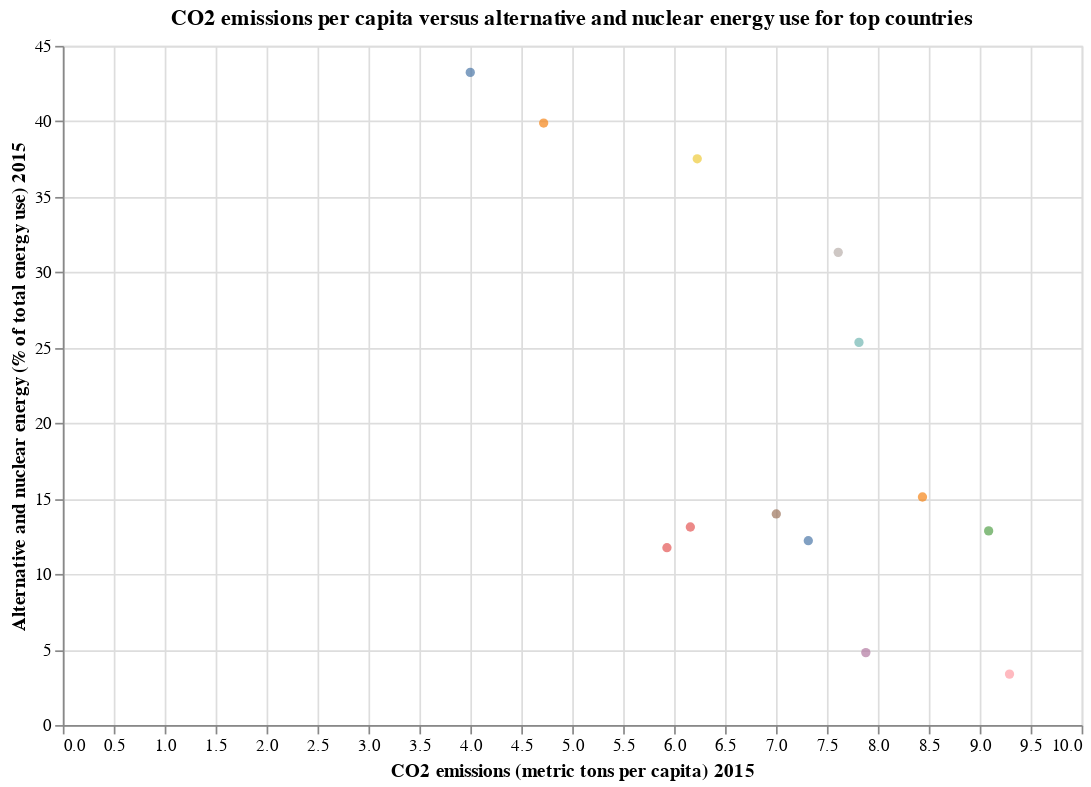

Notebook source saved alongside this figure:
### Markdown cell above
In this group of countries the highest negative correlation coeficient is between Alternative and nuclear energy (% of total energy use) 2015 and CO2 emissions (metric tons per capita) 2015. Let's take a closer look at this relationship.

### Code cell
source = new_ind_df
#print(source)

alt.Chart(source).mark_circle().encode(
    x = alt.X('CO2 emissions (metric tons per capita) 2015'),
    y = alt.Y('Alternative and nuclear energy (% of total energy use) 2015'),
    color = alt.Color('Country Name:N', legend=None),
    tooltip='Country Name'
).properties(width=600, height=400, title='CO2 emissions per capita versus alternative and nuclear energy use for top countries' ).interactive()

### Figure 1 — Vega-Lite specification as saved in the notebook (floating-point values rounded to 4 significant figures)
{"config": {"view": {"continuousWidth": 400, "continuousHeight": 300}}, "data": {"name": "data-f3c946b76365165dd82a46a49c6c01e6"}, "mark": "circle", "encoding": {"color": {"field": "Country Name", "legend": null, "type": "nominal"}, "tooltip": {"field": "Country Name", "type": "nominal"}, "x": {"field": "CO2 emissions (metric tons per capita) 2015", "type": "quantitative"}, "y": {"field": "Alternative and nuclear energy (% of total energy use) 2015", "type": "quantitative"}}, "height": 400, "selection": {"selector010": {"type": "interval", "bind": "scales", "encodings": ["x", "y"]}}, "title": "CO2 emissions per capita versus alternative and nuclear energy use for top countries", "width": 600, "$schema": "https://vega.github.io/schema/vega-lite/v4.17.0.json", "datasets": {"data-f3c946b76365165dd82a46a49c6c01e6": [{"Country Name": "Austria", "CO2 emissions (kt) 2015": 63240.0, "CO2 emissions (metric tons per capita) 2015": 7.317, "Urban population (% of total population) 2015": 57.72, "Energy use (kg of oil equivalent per capita) 2015": 3800.0, "Renewable electricity output (% of total electricity output) 2015": 76.49, "Population, total 2015": 8643000.0, "Poverty headcount ratio at $1.90 a day (2011 PPP) (% of population) 2015": 0.7, "Access to clean fuels and technologies for cooking (% of population) 2015": 100.0, "Access to electricity (% of population) 2015": 100.0, "Electricity production from nuclear sources (% of total) 2015": 0.0, "Air transport, passengers carried 2015": 14720000.0, "Forest area (% of land area) 2015": 47.03, "Terrestrial protected areas (% of total land area) 2015": null, "Air transport, freight (million ton-km) 2015": 351.4, "Electricity production from coal sources (% of total) 2015": 8.227, "Renewable energy consumption (% of total final energy consumption) 2015": 34.82, "Electricity production from natural gas sources (% of total) 2015": 12.6, "Alternative and nuclear energy (% of total energy use) 2015": 12.21, "Fossil fuel energy consumption (% of total) 2015": 65.66}, {"Country Name": "Belgium", "CO2 emissions (kt) 2015": 95130.0, "CO2 emissions (metric tons per capita) 2015": 8.438, "Urban population (% of total population) 2015": 97.88, "Energy use (kg of oil equivalent per capita) 2015": 4688.0, "Renewable electricity output (% of total electricity output) 2015": 20.8, "Population, total 2015": 11270000.0, "Poverty headcount ratio at $1.90 a day (2011 PPP) (% of population) 2015": 0.1, "Access to clean fuels and technologies for cooking (% of population) 2015": 100.0, "Access to electricity (% of population) 2015": 100.0, "Electricity production from nuclear sources (% of total) 2015": 37.53, "Air transport, passengers carried 2015": 11470000.0, "Forest area (% of land area) 2015": 22.76, "Terrestrial protected areas (% of total land area) 2015": null, "Air transport, freight (million ton-km) 2015": 1480.0, "Electricity production from coal sources (% of total) 2015": 6.108, "Renewable energy consumption (% of total final energy consumption) 2015": 9.37, "Electricity production from natural gas sources (% of total) 2015": 32.81, "Alternative and nuclear energy (% of total energy use) 2015": 15.11, "Fossil fuel energy consumption (% of total) 2015": 75.87}, {"Country Name": "Denmark", "CO2 emissions (kt) 2015": 33700.0, "CO2 emissions (metric tons per capita) 2015": 5.929, "Urban population (% of total population) 2015": 87.53, "Energy use (kg of oil equivalent per capita) 2015": 2817.0, "Renewable electricity output (% of total electricity output) 2015": 65.51, "Population, total 2015": 5683000.0, "Poverty headcount ratio at $1.90 a day (2011 PPP) (% of population) 2015": 0.2, "Access to clean fuels and technologies for cooking (% of population) 2015": 100.0, "Access to electricity (% of population) 2015": 100.0, "Electricity production from nuclear sources (% of total) 2015": 0.0, "Air transport, passengers carried 2015": null, "Forest area (% of land area) 2015": 15.62, "Terrestrial protected areas (% of total land area) 2015": null, "Air transport, freight (million ton-km) 2015": null, "Electricity production from coal sources (% of total) 2015": 24.54, "Renewable energy consumption (% of total final energy consumption) 2015": 32.89, "Electricity production from natural gas sources (% of total) 2015": 6.274, "Alternative and nuclear energy (% of total energy use) 2015": 11.75, "Fossil fuel energy consumption (% of total) 2015": 64.93}, {"Country Name": "Finland", "CO2 emissions (kt) 2015": 42820.0, "CO2 emissions (metric tons per capita) 2015": 7.815, "Urban population (% of total population) 2015": 85.22, "Energy use (kg of oil equivalent per capita) 2015": 5925.0, "Renewable electricity output (% of total electricity output) 2015": 44.5, "Population, total 2015": 5480000.0, "Poverty headcount ratio at $1.90 a day (2011 PPP) (% of population) 2015": 0.1, "Access to clean fuels and technologies for cooking (% of population) 2015": 100.0, "Access to electricity (% of population) 2015": 100.0, "Electricity production from nuclear sources (% of total) 2015": 33.9, "Air transport, passengers carried 2015": 13040000.0, "Forest area (% of land area) 2015": 73.74, "Terrestrial protected areas (% of total land area) 2015": null, "Air transport, freight (million ton-km) 2015": 713.5, "Electricity production from coal sources (% of total) 2015": 8.304, "Renewable energy consumption (% of total final energy consumption) 2015": 43.23, "Electricity production from natural gas sources (% of total) 2015": 7.573, "Alternative and nuclear energy (% of total energy use) 2015": 25.35, "Fossil fuel energy consumption (% of total) 2015": 40.21}, {"Country Name": "Germany", "CO2 emissions (kt) 2015": 742300.0, "CO2 emissions (metric tons per capita) 2015": 9.087, "Urban population (% of total population) 2015": 77.2, "Energy use (kg of oil equivalent per capita) 2015": 3818.0, "Renewable electricity output (% of total electricity output) 2015": 29.23, "Population, total 2015": 81690000.0, "Poverty headcount ratio at $1.90 a day (2011 PPP) (% of population) 2015": 0.0, "Access to clean fuels and technologies for cooking (% of population) 2015": 100.0, "Access to electricity (% of population) 2015": 100.0, "Electricity production from nuclear sources (% of total) 2015": 14.32, "Air transport, passengers carried 2015": 117200000.0, "Forest area (% of land area) 2015": 32.73, "Terrestrial protected areas (% of total land area) 2015": null, "Air transport, freight (million ton-km) 2015": 6986.0, "Electricity production from coal sources (% of total) 2015": 44.26, "Renewable energy consumption (% of total final energy consumption) 2015": 14.55, "Electricity production from natural gas sources (% of total) 2015": 9.832, "Alternative and nuclear energy (% of total energy use) 2015": 12.86, "Fossil fuel energy consumption (% of total) 2015": 78.86}, {"Country Name": "Iceland", "CO2 emissions (kt) 2015": 2060.0, "CO2 emissions (metric tons per capita) 2015": 6.227, "Urban population (% of total population) 2015": 93.7, "Energy use (kg of oil equivalent per capita) 2015": 17480.0, "Renewable electricity output (% of total electricity output) 2015": 99.98, "Population, total 2015": 330800.0, "Poverty headcount ratio at $1.90 a day (2011 PPP) (% of population) 2015": 0.0, "Access to clean fuels and technologies for cooking (% of population) 2015": 100.0, "Access to electricity (% of population) 2015": 100.0, "Electricity production from nuclear sources (% of total) 2015": 0.0, "Air transport, passengers carried 2015": 4135000.0, "Forest area (% of land area) 2015": 0.4804, "Terrestrial protected areas (% of total land area) 2015": null, "Air transport, freight (million ton-km) 2015": 107.7, "Electricity production from coal sources (% of total) 2015": 0.0, "Renewable energy consumption (% of total final energy consumption) 2015": 77.33, "Electricity production from natural gas sources (% of total) 2015": 0.0, "Alternative and nuclear energy (% of total energy use) 2015": 37.52, "Fossil fuel energy consumption (% of total) 2015": 11.29}, {"Country Name": "Ireland", "CO2 emissions (kt) 2015": 37060.0, "CO2 emissions (metric tons per capita) 2015": 7.882, "Urban population (% of total population) 2015": 62.54, "Energy use (kg of oil equivalent per capita) 2015": 2820.0, "Renewable electricity output (% of total electricity output) 2015": 27.97, "Population, total 2015": 4702000.0, "Poverty headcount ratio at $1.90 a day (2011 PPP) (% of population) 2015": 0.3, "Access to clean fuels and technologies for cooking (% of population) 2015": 100.0, "Access to electricity (% of population) 2015": 100.0, "Electricity production from nuclear sources (% of total) 2015": 0.0, "Air transport, passengers carried 2015": 115900000.0, "Forest area (% of land area) 2015": 10.95, "Terrestrial protected areas (% of total land area) 2015": null, "Air transport, freight (million ton-km) 2015": 138.6, "Electricity production from coal sources (% of total) 2015": 17.35, "Renewable energy consumption (% of total final energy consumption) 2015": 9.2, "Electricity production from natural gas sources (% of total) 2015": 44.01, "Alternative and nuclear energy (% of total energy use) 2015": 4.8, "Fossil fuel energy consumption (% of total) 2015": 85.34}, {"Country Name": "Liechtenstein", "CO2 emissions (kt) 2015": 160.0, "CO2 emissions (metric tons per capita) 2015": 4.271, "Urban population (% of total population) 2015": 14.3, "Energy use (kg of oil equivalent per capita) 2015": null, "Renewable electricity output (% of total electricity output) 2015": 96.86, "Population, total 2015": 37460.0, "Poverty headcount ratio at $1.90 a day (2011 PPP) (% of population) 2015": null, "Access to clean fuels and technologies for cooking (% of population) 2015": null, "Access to electricity (% of population) 2015": 100.0, "Electricity production from nuclear sources (% of total) 2015": null, "Air transport, passengers carried 2015": null, "Forest area (% of land area) 2015": 41.88, "Terrestrial protected areas (% of total land area) 2015": null, "Air transport, freight (million ton-km) 2015": null, "Electricity production from coal sources (% of total) 2015": null, "Renewable energy consumption (% of total final energy consumption) 2015": 55.53, "Electricity production from natural gas sources (% of total) 2015": null, "Alternative and nuclear energy (% of total energy use) 2015": null, "Fossil fuel energy consumption (% of total) 2015": null}, {"Country Name": "Netherlands", "CO2 emissions (kt) 2015": 157400.0, "CO2 emissions (metric tons per capita) 2015": 9.292, "Urban population (% of total population) 2015": 90.17, "Energy use (kg of oil equivalent per capita) 2015": 4233.0, "Renewable electricity output (% of total electricity output) 2015": 12.44, "Population, total 2015": 16940000.0, "Poverty headcount ratio at $1.90 a day (2011 PPP) (% of population) 2015": 0.1, "Access to clean fuels and technologies for cooking (% of population) 2015": 100.0, "Access to electricity (% of population) 2015": 100.0, "Electricity production from nuclear sources (% of total) 2015": 3.509, "Air transport, passengers carried 2015": 35690000.0, "Forest area (% of land area) 2015": 10.84, "Terrestrial protected areas (% of total land area) 2015": null, "Air transport, freight (million ton-km) 2015": 5293.0, "Electricity production from coal sources (% of total) 2015": 38.65, "Renewable energy consumption (% of total final energy consumption) 2015": 5.72, "Electricity production from natural gas sources (% of total) 2015": 42.28, "Alternative and nuclear energy (% of total energy use) 2015": 3.374, "Fossil fuel energy consumption (% of total) 2015": 93.46}, {"Country Name": "New Zealand", "CO2 emissions (kt) 2015": 32280.0, "CO2 emissions (metric tons per capita) 2015": 7.003, "Urban population (% of total population) 2015": 86.34, "Energy use (kg of oil equivalent per capita) 2015": 4432.0, "Renewable electricity output (% of total electricity output) 2015": 80.08, "Population, total 2015": 4609000.0, "Poverty headcount ratio at $1.90 a day (2011 PPP) (% of population) 2015": null, "Access to clean fuels and technologies for cooking (% of population) 2015": 100.0, "Access to electricity (% of population) 2015": 100.0, "Electricity production from nuclear sources (% of total) 2015": 0.0, "Air transport, passengers carried 2015": 14390000.0, "Forest area (% of land area) 2015": 37.4, "Terrestrial protected areas (% of total land area) 2015": null, "Air transport, freight (million ton-km) 2015": 1155.0, "Electricity production from coal sources (% of total) 2015": 4.253, "Renewable energy consumption (% of total final energy consumption) 2015": 31.24, "Electricity production from natural gas sources (% of total) 2015": 15.53, "Alternative and nuclear energy (% of total energy use) 2015": 13.99, "Fossil fuel energy consumption (% of total) 2015": 59.75}, {"Country Name": "Norway", "CO2 emissions (kt) 2015": 39490.0, "CO2 emissions (metric tons per capita) 2015": 7.611, "Urban population (% of total population) 2015": 81.09, "Energy use (kg of oil equivalent per capita) 2015": 5818.0, "Renewable electricity output (% of total electricity output) 2015": 97.71, "Population, total 2015": 5189000.0, "Poverty headcount ratio at $1.90 a day (2011 PPP) (% of population) 2015": 0.1, "Access to clean fuels and technologies for cooking (% of population) 2015": 100.0, "Access to electricity (% of population) 2015": 100.0, "Electricity production from nuclear sources (% of total) 2015": 0.0, "Air transport, passengers carried 2015": null, "Forest area (% of land area) 2015": 33.25, "Terrestrial protected areas (% of total land area) 2015": null, "Air transport, freight (million ton-km) 2015": null, "Electricity production from coal sources (% of total) 2015": 0.1049, "Renewable energy consumption (% of total final energy consumption) 2015": 58.12, "Electricity production from natural gas sources (% of total) 2015": 1.805, "Alternative and nuclear energy (% of total energy use) 2015": 31.32, "Fossil fuel energy consumption (% of total) 2015": 56.95}, {"Country Name": "Singapore", "CO2 emissions (kt) 2015": 45430.0, "CO2 emissions (metric tons per capita) 2015": 8.208, "Urban population (% of total population) 2015": 100.0, "Energy use (kg of oil equivalent per capita) 2015": null, "Renewable electricity output (% of total electricity output) 2015": 1.821, "Population, total 2015": 5535000.0, "Poverty headcount ratio at $1.90 a day (2011 PPP) (% of population) 2015": null, "Access to clean fuels and technologies for cooking (% of population) 2015": 100.0, "Access to electricity (% of population) 2015": 100.0, "Electricity production from nuclear sources (% of total) 2015": null, "Air transport, passengers carried 2015": 33590000.0, "Forest area (% of land area) 2015": 23.23, "Terrestrial protected areas (% of total land area) 2015": null, "Air transport, freight (million ton-km) 2015": 6332.0, "Electricity production from coal sources (% of total) 2015": 1.196, "Renewable energy consumption (% of total final energy consumption) 2015": 0.65, "Electricity production from natural gas sources (% of total) 2015": 95.03, "Alternative and nuclear energy (% of total energy use) 2015": null, "Fossil fuel energy consumption (% of total) 2015": null}, {"Country Name": "Sweden", "CO2 emissions (kt) 2015": 39190.0, "CO2 emissions (metric tons per capita) 2015": 3.999, "Urban population (% of total population) 2015": 86.55, "Energy use (kg of oil equivalent per capita) 2015": 5103.0, "Renewable electricity output (% of total electricity output) 2015": 63.26, "Population, total 2015": 9799000.0, "Poverty headcount ratio at $1.90 a day (2011 PPP) (% of population) 2015": 0.4, "Access to clean fuels and technologies for cooking (% of population) 2015": 100.0, "Access to electricity (% of population) 2015": 100.0, "Electricity production from nuclear sources (% of total) 2015": 34.74, "Air transport, passengers carried 2015": null, "Forest area (% of land area) 2015": 68.69, "Terrestrial protected areas (% of total land area) 2015": null, "Air transport, freight (million ton-km) 2015": null, "Electricity production from coal sources (% of total) 2015": 0.667, "Renewable energy consumption (% of total final energy consumption) 2015": 51.91, "Electricity production from natural gas sources (% of total) 2015": 0.2625, "Alternative and nuclear energy (% of total energy use) 2015": 43.24, "Fossil fuel energy consumption (% of total) 2015": 25.12}, {"Country Name": "Switzerland", "CO2 emissions (kt) 2015": 39090.0, "CO2 emissions (metric tons per capita) 2015": 4.72, "Urban population (% of total population) 2015": 73.72, "Energy use (kg of oil equivalent per capita) 2015": 2960.0, "Renewable electricity output (% of total electricity output) 2015": 62.2, "Population, total 2015": 8282000.0, "Poverty headcount ratio at $1.90 a day (2011 PPP) (% of population) 2015": 0.0, "Access to clean fuels and technologies for cooking (% of population) 2015": 100.0, "Access to electricity (% of population) 2015": 100.0, "Electricity production from nuclear sources (% of total) 2015": 34.93, "Air transport, passengers carried 2015": 27010000.0, "Forest area (% of land area) 2015": 31.68, "Terrestrial protected areas (% of total land area) 2015": null, "Air transport, freight (million ton-km) 2015": 1409.0, "Electricity production from coal sources (% of total) 2015": 0.0, "Renewable energy consumption (% of total final energy consumption) 2015": 23.94, "Electricity production from natural gas sources (% of total) 2015": 1.002, "Alternative and nuclear energy (% of total energy use) 2015": 39.89, "Fossil fuel energy consumption (% of total) 2015": 50.17}, {"Country Name": "United Kingdom", "CO2 emissions (kt) 2015": 401100.0, "CO2 emissions (metric tons per capita) 2015": 6.159, "Urban population (% of total population) 2015": 82.63, "Energy use (kg of oil equivalent per capita) 2015": 2765.0, "Renewable electricity output (% of total electricity output) 2015": 24.84, "Population, total 2015": 65120000.0, "Poverty headcount ratio at $1.90 a day (2011 PPP) (% of population) 2015": 0.1, "Access to clean fuels and technologies for cooking (% of population) 2015": 100.0, "Access to electricity (% of population) 2015": 100.0, "Electricity production from nuclear sources (% of total) 2015": 20.91, "Air transport, passengers carried 2015": 131500000.0, "Forest area (% of land area) 2015": 13.04, "Terrestrial protected areas (% of total land area) 2015": null, "Air transport, freight (million ton-km) 2015": 5423.0, "Electricity production from coal sources (% of total) 2015": 22.81, "Renewable energy consumption (% of total final energy consumption) 2015": 8.61, "Electricity production from natural gas sources (% of total) 2015": 29.74, "Alternative and nuclear energy (% of total energy use) 2015": 13.12, "Fossil fuel energy consumption (% of total) 2015": 80.35}]}}
